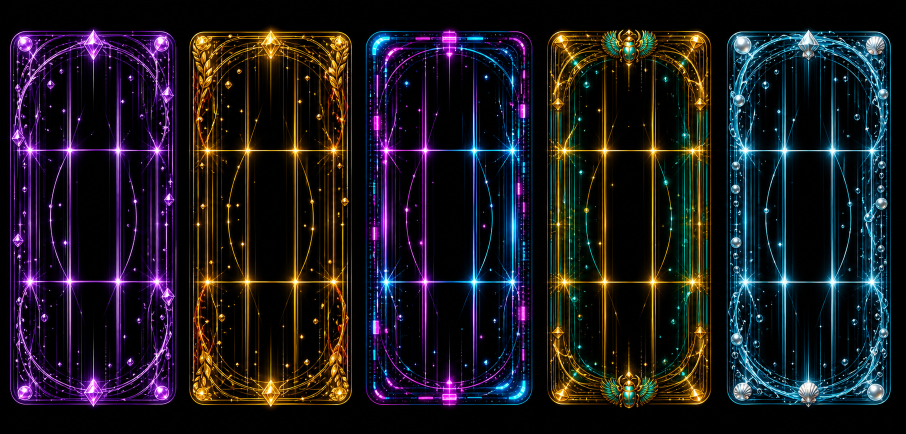
#> input picture qa/source/vslot_theme_spin_energy_rims_imagegen.png, 1812 x 868 px (shown at 1/2 size)
$ python -i slice_imagegen_theme_spin_energy_rims.py   (imports and definitions only)
#> lines starting #> are read from the running program, lines starting #| are printed output that depends on the picture
#> further down, picture is the input picture: PIL image 1812x868 RGB; mean R, G, B 27.6, 24.3, 29
from pathlib import Path

from PIL import Image, ImageDraw, ImageEnhance, ImageFilter, ImageOps


from vslot_asset_toolchain import verify_asset_toolchain

# [1 line not run here, left out]

ROOT = Path(__file__).resolve().parents[1]
SOURCE = ROOT / "qa/source/vslot_theme_spin_energy_rims_imagegen.png"
OUT_DIR = ROOT / "app/src/main/res/drawable-nodpi"
PREVIEW = ROOT / "qa/screenshots/theme_spin_energy_rims_contact_sheet.png"
MOCKUP = ROOT / "qa/screenshots/theme_spin_energy_rims_on_symbols_contact_sheet.png"

TARGET_SIZE = (960, 1020)
GRID_COLUMNS = 5

CELLS = [
    ("reel_spin_energy_rim_violet", "Violet", "vf_symbol_diamond.webp", "vf_symbol_v_wild.webp", "vf_symbol_star.webp"),
    ("reel_spin_energy_rim_roman", "Roman", "rr_symbol_laurel.webp", "rr_symbol_v_wild.webp", "rr_symbol_coin.webp"),
    ("reel_spin_energy_rim_neon", "Neon", "nn_symbol_neon_seven.webp", "nn_symbol_v_wild.webp", "nn_symbol_holo_chip.webp"),
    ("reel_spin_energy_rim_pharaoh", "Pharaoh", "pg_symbol_scarab.webp", "pg_symbol_v_wild.webp", "pg_symbol_ankh.webp"),
    ("reel_spin_energy_rim_ocean", "Ocean", "op_symbol_shell.webp", "op_symbol_v_wild.webp", "op_symbol_pearl.webp"),
]


# [15 lines left out: function active_bbox, not called in this run]


def alpha_from_luminance(image: Image.Image) -> Image.Image:
    luminance = ImageOps.grayscale(image)
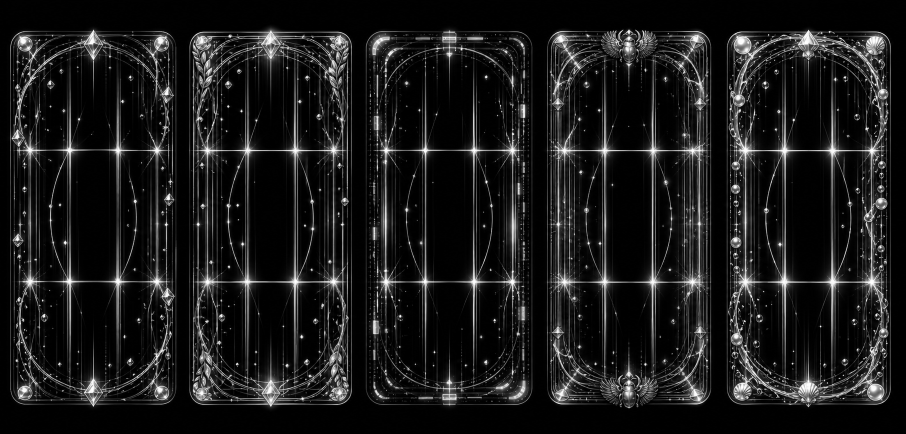
#> luminance: PIL image 1812x868 L (shown at 1/2 size); min 0, max 255, mean 25.8
    alpha = luminance.point(
        lambda value: 0
        if value < 5
        else min(225, int(((value - 5) / 126) ** 1.08 * 255))
    )
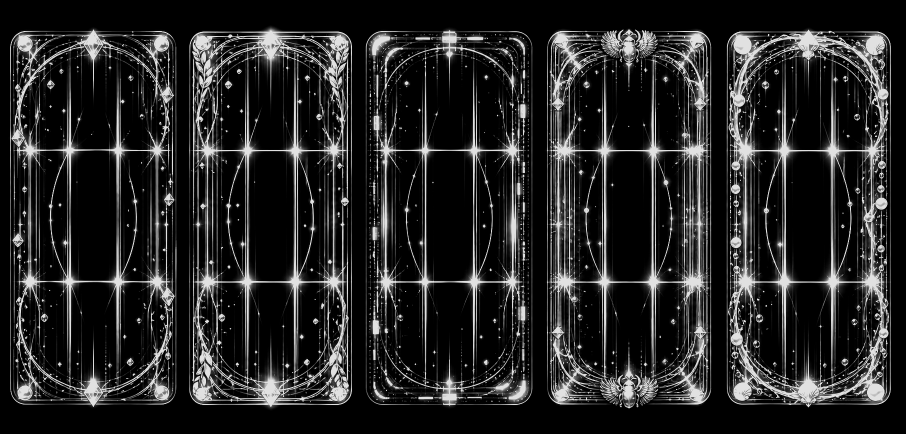
#> alpha: PIL image 1812x868 L (shown at 1/2 size); min 0, max 225, mean 36.9
    return alpha.filter(ImageFilter.GaussianBlur(radius=0.22))


# [121 lines left out: functions crop_panel, checkerboard, load_symbol, symbol_grid, build_preview, build_mockup and 1 more, not called in this run]


# [2 lines not run here, left out]

>>> from PIL import Image
>>> picture = Image.open('../qa/source/vslot_theme_spin_energy_rims_imagegen.png')
>>> result = alpha_from_luminance(picture)

$ run again, on qa/source/vslot_bg_home_imagegen.png
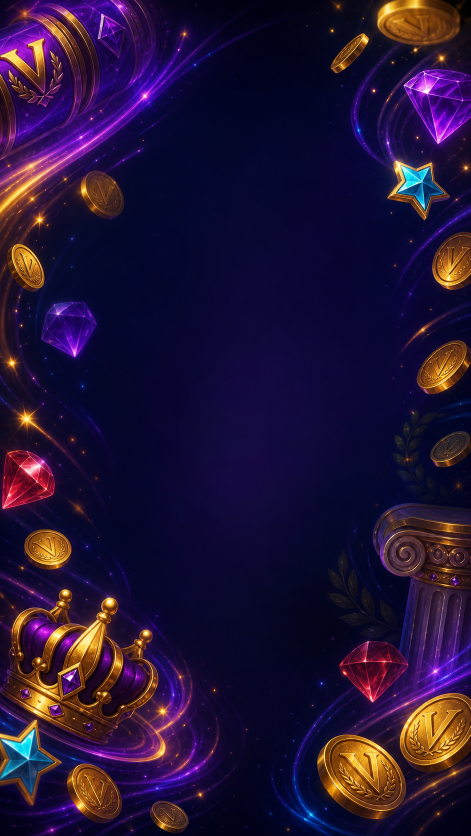
#> input picture qa/source/vslot_bg_home_imagegen.png, 941 x 1672 px (shown at 1/2 size)
#> picture is the input picture: PIL image 941x1672 RGB; mean R, G, B 35.6, 19.3, 54.1
#> in alpha_from_luminance, `luminance = ImageOps.grayscale(image)`:
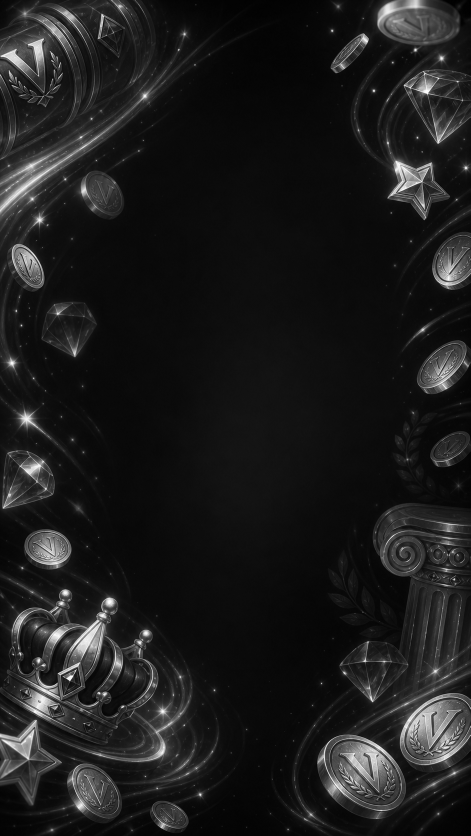
#> luminance: PIL image 941x1672 L (shown at 1/2 size); min 0, max 255, mean 28.1
#> in alpha_from_luminance, `alpha = luminance.point( lambda value: 0 if value < 5 else min(225, in..`:
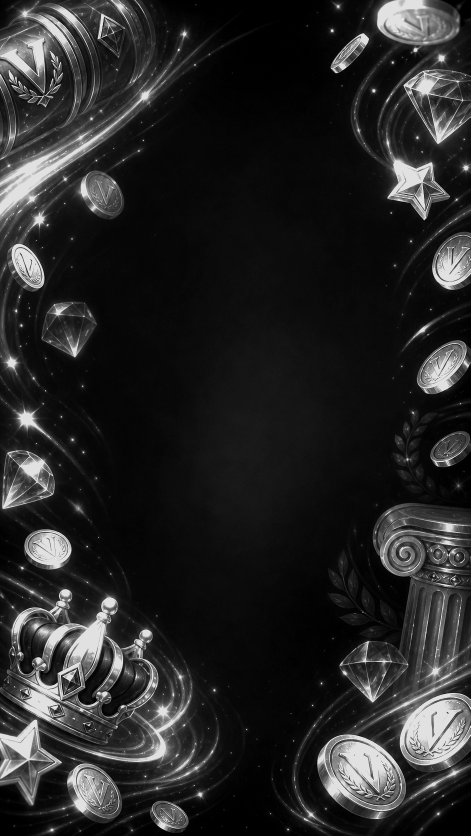
#> alpha: PIL image 941x1672 L (shown at 1/2 size); min 0, max 225, mean 38.5

$ run again, on qa/source/vslot_bg_main_imagegen.png
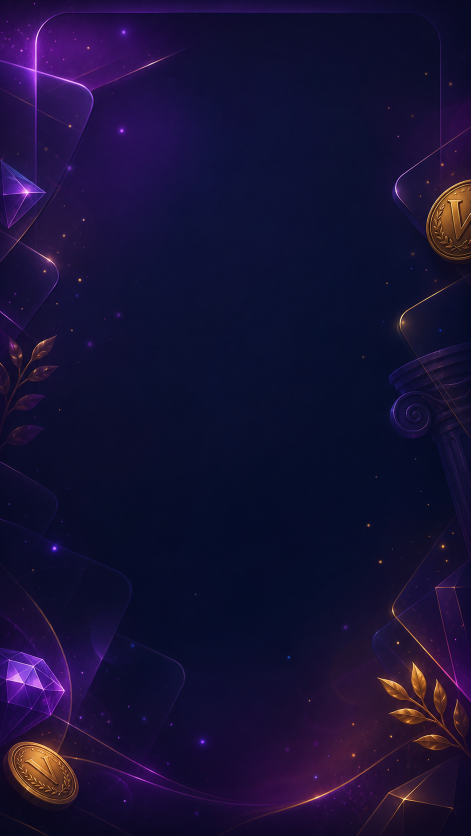
#> input picture qa/source/vslot_bg_main_imagegen.png, 941 x 1672 px (shown at 1/2 size)
#> picture is the input picture: PIL image 941x1672 RGB; mean R, G, B 24, 16.7, 54.1
#> in alpha_from_luminance, `luminance = ImageOps.grayscale(image)`:
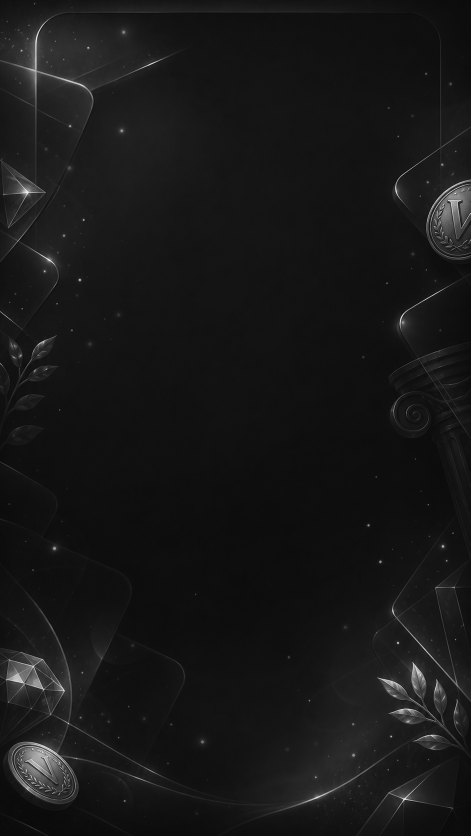
#> luminance: PIL image 941x1672 L (shown at 1/2 size); min 1, max 255, mean 23.2
#> in alpha_from_luminance, `alpha = luminance.point( lambda value: 0 if value < 5 else min(225, in..`:
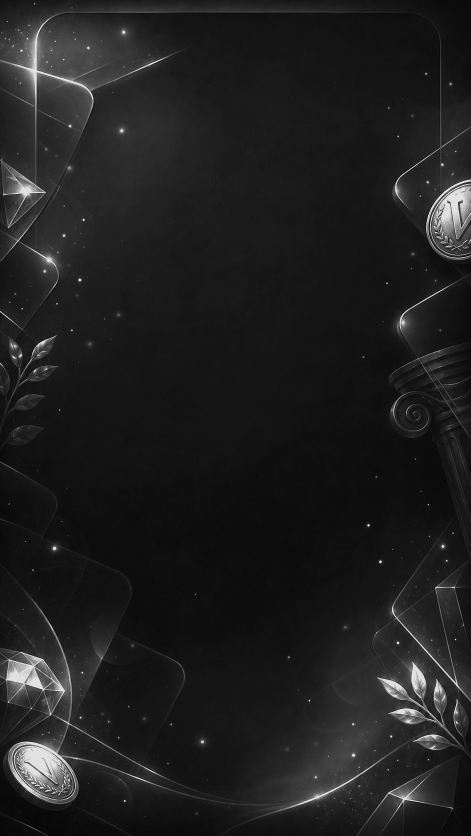
#> alpha: PIL image 941x1672 L (shown at 1/2 size); min 0, max 225, mean 30.9

$ run again, on qa/source/vslot_bg_roman_reels_imagegen.png
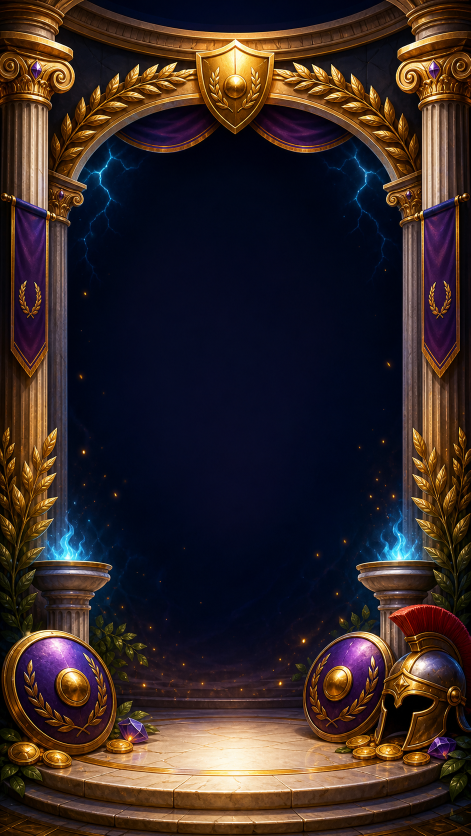
#> input picture qa/source/vslot_bg_roman_reels_imagegen.png, 941 x 1672 px (shown at 1/2 size)
#> picture is the input picture: PIL image 941x1672 RGB; mean R, G, B 53.4, 39.9, 38.4
#> in alpha_from_luminance, `luminance = ImageOps.grayscale(image)`:
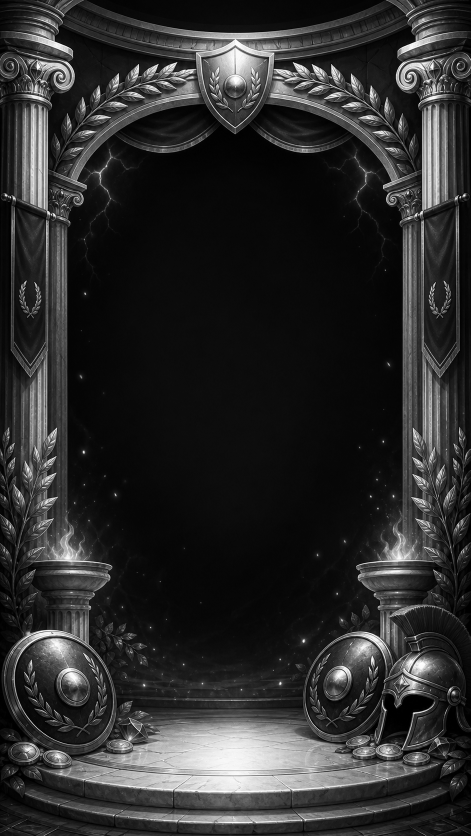
#> luminance: PIL image 941x1672 L (shown at 1/2 size); min 0, max 255, mean 43.8
#> in alpha_from_luminance, `alpha = luminance.point( lambda value: 0 if value < 5 else min(225, in..`:
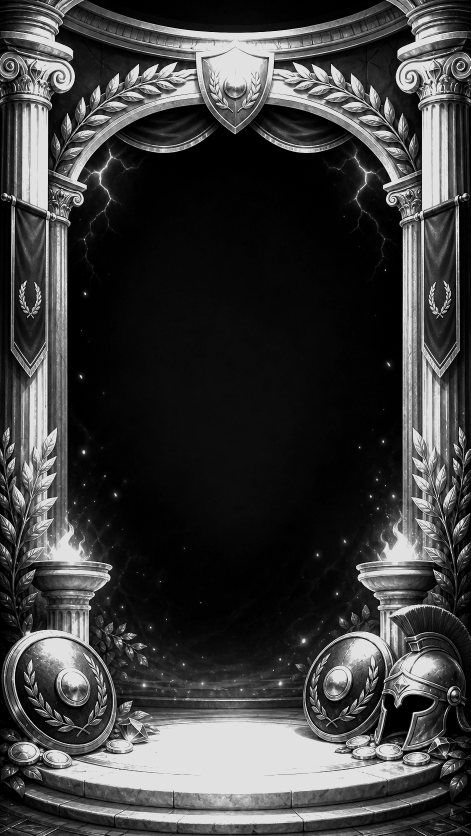
#> alpha: PIL image 941x1672 L (shown at 1/2 size); min 0, max 225, mean 61.5
